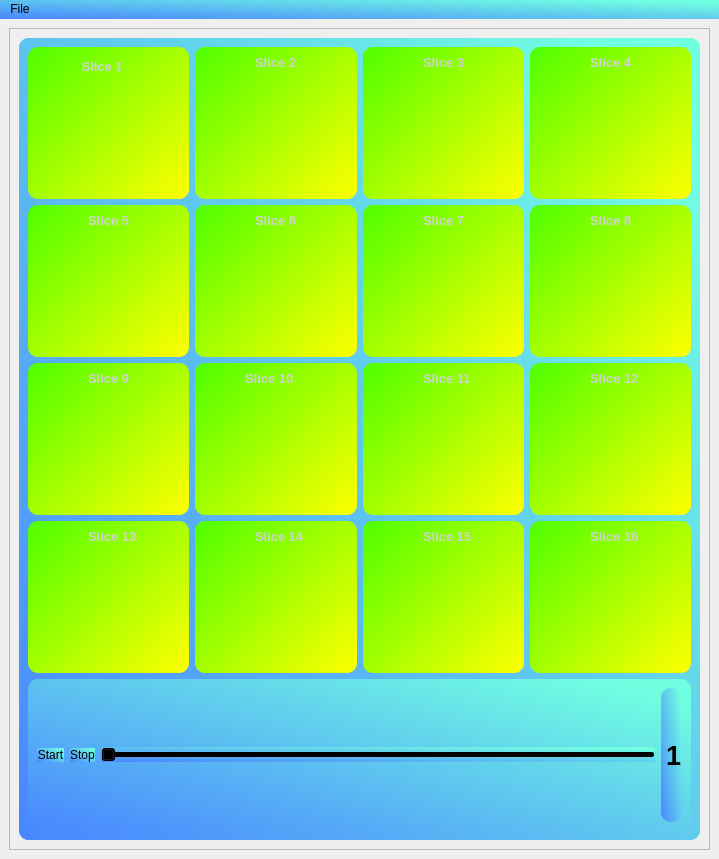
<?xml version="1.0" encoding="UTF-8"?>
<ui version="4.0">
 <class>MainWindow</class>
 <widget class="QMainWindow" name="MainWindow">
  <property name="geometry">
   <rect>
    <x>0</x>
    <y>0</y>
    <width>719</width>
    <height>859</height>
   </rect>
  </property>
  <property name="minimumSize">
   <size>
    <width>600</width>
    <height>0</height>
   </size>
  </property>
  <property name="windowTitle">
   <string>MainWindow</string>
  </property>
  <widget class="QWidget" name="centralwidget">
   <layout class="QHBoxLayout" name="horizontalLayout">
    <item>
     <widget class="QFrame" name="frame_3">
      <property name="minimumSize">
       <size>
        <width>0</width>
        <height>0</height>
       </size>
      </property>
      <property name="maximumSize">
       <size>
        <width>1024</width>
        <height>1024</height>
       </size>
      </property>
      <property name="frameShape">
       <enum>QFrame::StyledPanel</enum>
      </property>
      <property name="frameShadow">
       <enum>QFrame::Raised</enum>
      </property>
      <layout class="QVBoxLayout" name="verticalLayout">
       <item>
        <widget class="QScrollArea" name="scrollArea">
         <property name="sizePolicy">
          <sizepolicy hsizetype="Preferred" vsizetype="Preferred">
           <horstretch>10</horstretch>
           <verstretch>10</verstretch>
          </sizepolicy>
         </property>
         <property name="minimumSize">
          <size>
           <width>0</width>
           <height>0</height>
          </size>
         </property>
         <property name="maximumSize">
          <size>
           <width>1024</width>
           <height>1024</height>
          </size>
         </property>
         <property name="styleSheet">
          <string notr="true">border-radius:10px;
background-color: qlineargradient(spread:pad, x1:0, y1:1, x2:0.994318, y2:0.148, stop:0 rgba(73, 134, 255, 255), stop:1 rgba(113, 255, 225, 255));</string>
         </property>
         <property name="widgetResizable">
          <bool>true</bool>
         </property>
         <widget class="QWidget" name="scrollAreaWidgetContents_4">
          <property name="geometry">
           <rect>
            <x>0</x>
            <y>0</y>
            <width>681</width>
            <height>799</height>
           </rect>
          </property>
          <layout class="QGridLayout" name="gridLayout">
           <item row="2" column="2">
            <widget class="PlotWidget" name="widget_11" native="true">
             <property name="styleSheet">
              <string notr="true">background-color: qlineargradient(spread:pad, x1:0, y1:0.086, x2:1, y2:1, stop:0 rgba(85, 255, 0, 255), stop:1 rgba(255, 255, 0, 255));</string>
             </property>
             <widget class="QLabel" name="label_11">
              <property name="geometry">
               <rect>
                <x>60</x>
                <y>0</y>
                <width>51</width>
                <height>31</height>
               </rect>
              </property>
              <property name="font">
               <font>
                <pointsize>10</pointsize>
                <italic>false</italic>
                <bold>true</bold>
               </font>
              </property>
              <property name="styleSheet">
               <string notr="true">background-color: qlineargradient(spread:pad, x1:0, y1:0, x2:1, y2:0, stop:0 rgba(0, 0, 0, 0), stop:1 rgba(255, 255, 255, 0));
color: rgb(209, 209, 209);</string>
              </property>
              <property name="text">
               <string>Slice 11</string>
              </property>
             </widget>
            </widget>
           </item>
           <item row="3" column="0">
            <widget class="PlotWidget" name="widget_13" native="true">
             <property name="styleSheet">
              <string notr="true">background-color: qlineargradient(spread:pad, x1:0, y1:0.086, x2:1, y2:1, stop:0 rgba(85, 255, 0, 255), stop:1 rgba(255, 255, 0, 255));</string>
             </property>
             <widget class="QLabel" name="label_14">
              <property name="geometry">
               <rect>
                <x>60</x>
                <y>0</y>
                <width>51</width>
                <height>31</height>
               </rect>
              </property>
              <property name="font">
               <font>
                <pointsize>10</pointsize>
                <italic>false</italic>
                <bold>true</bold>
               </font>
              </property>
              <property name="styleSheet">
               <string notr="true">color: rgb(209, 209, 209);background-color: qlineargradient(spread:pad, x1:0, y1:0, x2:1, y2:0, stop:0 rgba(0, 0, 0, 0), stop:1 rgba(255, 255, 255, 0));</string>
              </property>
              <property name="text">
               <string>Slice 13</string>
              </property>
             </widget>
            </widget>
           </item>
           <item row="2" column="3">
            <widget class="PlotWidget" name="widget_12" native="true">
             <property name="styleSheet">
              <string notr="true">background-color: qlineargradient(spread:pad, x1:0, y1:0.086, x2:1, y2:1, stop:0 rgba(85, 255, 0, 255), stop:1 rgba(255, 255, 0, 255));</string>
             </property>
             <widget class="QLabel" name="label_12">
              <property name="geometry">
               <rect>
                <x>60</x>
                <y>0</y>
                <width>51</width>
                <height>31</height>
               </rect>
              </property>
              <property name="font">
               <font>
                <pointsize>10</pointsize>
                <italic>false</italic>
                <bold>true</bold>
               </font>
              </property>
              <property name="styleSheet">
               <string notr="true">background-color: qlineargradient(spread:pad, x1:0, y1:0, x2:1, y2:0, stop:0 rgba(0, 0, 0, 0), stop:1 rgba(255, 255, 255, 0));
color: rgb(209, 209, 209);</string>
              </property>
              <property name="text">
               <string>Slice 12</string>
              </property>
             </widget>
            </widget>
           </item>
           <item row="1" column="0">
            <widget class="PlotWidget" name="widget_5" native="true">
             <property name="styleSheet">
              <string notr="true">background-color: qlineargradient(spread:pad, x1:0, y1:0.086, x2:1, y2:1, stop:0 rgba(85, 255, 0, 255), stop:1 rgba(255, 255, 0, 255));</string>
             </property>
             <widget class="QLabel" name="label_8">
              <property name="geometry">
               <rect>
                <x>60</x>
                <y>0</y>
                <width>41</width>
                <height>31</height>
               </rect>
              </property>
              <property name="font">
               <font>
                <pointsize>10</pointsize>
                <italic>false</italic>
                <bold>true</bold>
               </font>
              </property>
              <property name="styleSheet">
               <string notr="true">color: rgb(209, 209, 209);background-color: qlineargradient(spread:pad, x1:0, y1:0, x2:1, y2:0, stop:0 rgba(0, 0, 0, 0), stop:1 rgba(255, 255, 255, 0));</string>
              </property>
              <property name="text">
               <string>Slice 5</string>
              </property>
             </widget>
            </widget>
           </item>
           <item row="0" column="3">
            <widget class="PlotWidget" name="widget_4" native="true">
             <property name="styleSheet">
              <string notr="true">background-color: qlineargradient(spread:pad, x1:0, y1:0.086, x2:1, y2:1, stop:0 rgba(85, 255, 0, 255), stop:1 rgba(255, 255, 0, 255));</string>
             </property>
             <widget class="QLabel" name="label_5">
              <property name="geometry">
               <rect>
                <x>60</x>
                <y>0</y>
                <width>41</width>
                <height>31</height>
               </rect>
              </property>
              <property name="font">
               <font>
                <pointsize>10</pointsize>
                <italic>false</italic>
                <bold>true</bold>
               </font>
              </property>
              <property name="styleSheet">
               <string notr="true">color: rgb(209, 209, 209);background-color: qlineargradient(spread:pad, x1:0, y1:0, x2:1, y2:0, stop:0 rgba(0, 0, 0, 0), stop:1 rgba(255, 255, 255, 0));</string>
              </property>
              <property name="text">
               <string>Slice 4</string>
              </property>
             </widget>
            </widget>
           </item>
           <item row="1" column="3">
            <widget class="PlotWidget" name="widget_8" native="true">
             <property name="styleSheet">
              <string notr="true">background-color: qlineargradient(spread:pad, x1:0, y1:0.086, x2:1, y2:1, stop:0 rgba(85, 255, 0, 255), stop:1 rgba(255, 255, 0, 255));</string>
             </property>
             <widget class="QLabel" name="label_13">
              <property name="geometry">
               <rect>
                <x>60</x>
                <y>0</y>
                <width>41</width>
                <height>31</height>
               </rect>
              </property>
              <property name="font">
               <font>
                <pointsize>10</pointsize>
                <italic>false</italic>
                <bold>true</bold>
               </font>
              </property>
              <property name="styleSheet">
               <string notr="true">color: rgb(209, 209, 209);background-color: qlineargradient(spread:pad, x1:0, y1:0, x2:1, y2:0, stop:0 rgba(0, 0, 0, 0), stop:1 rgba(255, 255, 255, 0));</string>
              </property>
              <property name="text">
               <string>Slice 8</string>
              </property>
             </widget>
            </widget>
           </item>
           <item row="3" column="1">
            <widget class="PlotWidget" name="widget_14" native="true">
             <property name="styleSheet">
              <string notr="true">background-color: qlineargradient(spread:pad, x1:0, y1:0.086, x2:1, y2:1, stop:0 rgba(85, 255, 0, 255), stop:1 rgba(255, 255, 0, 255));</string>
             </property>
             <widget class="QLabel" name="label_15">
              <property name="geometry">
               <rect>
                <x>60</x>
                <y>0</y>
                <width>51</width>
                <height>31</height>
               </rect>
              </property>
              <property name="font">
               <font>
                <pointsize>10</pointsize>
                <italic>false</italic>
                <bold>true</bold>
               </font>
              </property>
              <property name="styleSheet">
               <string notr="true">color: rgb(209, 209, 209);background-color: qlineargradient(spread:pad, x1:0, y1:0, x2:1, y2:0, stop:0 rgba(0, 0, 0, 0), stop:1 rgba(255, 255, 255, 0));</string>
              </property>
              <property name="text">
               <string>Slice 14</string>
              </property>
             </widget>
            </widget>
           </item>
           <item row="0" column="0">
            <widget class="PlotWidget" name="widget_1" native="true">
             <property name="styleSheet">
              <string notr="true">background-color: qlineargradient(spread:pad, x1:0, y1:0.086, x2:1, y2:1, stop:0 rgba(85, 255, 0, 255), stop:1 rgba(255, 255, 0, 255));</string>
             </property>
             <widget class="QLabel" name="label_2">
              <property name="geometry">
               <rect>
                <x>50</x>
                <y>10</y>
                <width>43</width>
                <height>18</height>
               </rect>
              </property>
              <property name="font">
               <font>
                <pointsize>10</pointsize>
                <italic>false</italic>
                <bold>true</bold>
               </font>
              </property>
              <property name="styleSheet">
               <string notr="true">color: rgb(209, 209, 209);background-color: qlineargradient(spread:pad, x1:0, y1:0, x2:1, y2:0, stop:0 rgba(0, 0, 0, 0), stop:1 rgba(255, 255, 255, 0));</string>
              </property>
              <property name="text">
               <string> Slice 1</string>
              </property>
             </widget>
            </widget>
           </item>
           <item row="0" column="2">
            <widget class="PlotWidget" name="widget_3" native="true">
             <property name="styleSheet">
              <string notr="true">background-color: qlineargradient(spread:pad, x1:0, y1:0.086, x2:1, y2:1, stop:0 rgba(85, 255, 0, 255), stop:1 rgba(255, 255, 0, 255));</string>
             </property>
             <widget class="QLabel" name="label_4">
              <property name="geometry">
               <rect>
                <x>60</x>
                <y>0</y>
                <width>41</width>
                <height>31</height>
               </rect>
              </property>
              <property name="font">
               <font>
                <pointsize>10</pointsize>
                <italic>false</italic>
                <bold>true</bold>
               </font>
              </property>
              <property name="styleSheet">
               <string notr="true">color: rgb(209, 209, 209);background-color: qlineargradient(spread:pad, x1:0, y1:0, x2:1, y2:0, stop:0 rgba(0, 0, 0, 0), stop:1 rgba(255, 255, 255, 0));</string>
              </property>
              <property name="text">
               <string>Slice 3</string>
              </property>
             </widget>
            </widget>
           </item>
           <item row="1" column="2">
            <widget class="PlotWidget" name="widget_7" native="true">
             <property name="styleSheet">
              <string notr="true">background-color: qlineargradient(spread:pad, x1:0, y1:0.086, x2:1, y2:1, stop:0 rgba(85, 255, 0, 255), stop:1 rgba(255, 255, 0, 255));</string>
             </property>
             <widget class="QLabel" name="label_6">
              <property name="geometry">
               <rect>
                <x>60</x>
                <y>0</y>
                <width>41</width>
                <height>31</height>
               </rect>
              </property>
              <property name="font">
               <font>
                <pointsize>10</pointsize>
                <italic>false</italic>
                <bold>true</bold>
               </font>
              </property>
              <property name="styleSheet">
               <string notr="true">color: rgb(209, 209, 209);background-color: qlineargradient(spread:pad, x1:0, y1:0, x2:1, y2:0, stop:0 rgba(0, 0, 0, 0), stop:1 rgba(255, 255, 255, 0));</string>
              </property>
              <property name="text">
               <string>Slice 7</string>
              </property>
             </widget>
            </widget>
           </item>
           <item row="4" column="0" colspan="4">
            <widget class="QFrame" name="frame">
             <property name="frameShape">
              <enum>QFrame::StyledPanel</enum>
             </property>
             <property name="frameShadow">
              <enum>QFrame::Raised</enum>
             </property>
             <layout class="QHBoxLayout" name="horizontalLayout_2">
              <item>
               <widget class="QPushButton" name="pushButton">
                <property name="text">
                 <string>Start</string>
                </property>
               </widget>
              </item>
              <item>
               <widget class="QPushButton" name="pushButton_2">
                <property name="text">
                 <string>Stop</string>
                </property>
               </widget>
              </item>
              <item>
               <widget class="QSlider" name="horizontalSlider">
                <property name="minimum">
                 <number>1</number>
                </property>
                <property name="pageStep">
                 <number>1</number>
                </property>
                <property name="orientation">
                 <enum>Qt::Horizontal</enum>
                </property>
               </widget>
              </item>
              <item>
               <widget class="QLabel" name="label">
                <property name="font">
                 <font>
                  <pointsize>20</pointsize>
                  <bold>true</bold>
                 </font>
                </property>
                <property name="styleSheet">
                 <string notr="true">border-radius:10px;</string>
                </property>
                <property name="text">
                 <string>1</string>
                </property>
                <property name="scaledContents">
                 <bool>false</bool>
                </property>
                <property name="wordWrap">
                 <bool>false</bool>
                </property>
                <property name="indent">
                 <number>5</number>
                </property>
               </widget>
              </item>
             </layout>
            </widget>
           </item>
           <item row="0" column="1">
            <widget class="PlotWidget" name="widget_2" native="true">
             <property name="styleSheet">
              <string notr="true">background-color: qlineargradient(spread:pad, x1:0, y1:0.086, x2:1, y2:1, stop:0 rgba(85, 255, 0, 255), stop:1 rgba(255, 255, 0, 255));</string>
             </property>
             <widget class="QLabel" name="label_3">
              <property name="geometry">
               <rect>
                <x>60</x>
                <y>0</y>
                <width>41</width>
                <height>31</height>
               </rect>
              </property>
              <property name="font">
               <font>
                <pointsize>10</pointsize>
                <italic>false</italic>
                <bold>true</bold>
               </font>
              </property>
              <property name="styleSheet">
               <string notr="true">color: rgb(209, 209, 209);background-color: qlineargradient(spread:pad, x1:0, y1:0, x2:1, y2:0, stop:0 rgba(0, 0, 0, 0), stop:1 rgba(255, 255, 255, 0));</string>
              </property>
              <property name="text">
               <string>Slice 2</string>
              </property>
             </widget>
            </widget>
           </item>
           <item row="2" column="0">
            <widget class="PlotWidget" name="widget_9" native="true">
             <property name="styleSheet">
              <string notr="true">background-color: qlineargradient(spread:pad, x1:0, y1:0.086, x2:1, y2:1, stop:0 rgba(85, 255, 0, 255), stop:1 rgba(255, 255, 0, 255));</string>
             </property>
             <widget class="QLabel" name="label_9">
              <property name="geometry">
               <rect>
                <x>60</x>
                <y>0</y>
                <width>41</width>
                <height>31</height>
               </rect>
              </property>
              <property name="font">
               <font>
                <pointsize>10</pointsize>
                <italic>false</italic>
                <bold>true</bold>
               </font>
              </property>
              <property name="styleSheet">
               <string notr="true">color: rgb(209, 209, 209);background-color: qlineargradient(spread:pad, x1:0, y1:0, x2:1, y2:0, stop:0 rgba(0, 0, 0, 0), stop:1 rgba(255, 255, 255, 0));</string>
              </property>
              <property name="text">
               <string>Slice 9</string>
              </property>
             </widget>
            </widget>
           </item>
           <item row="1" column="1">
            <widget class="PlotWidget" name="widget_6" native="true">
             <property name="styleSheet">
              <string notr="true">background-color: qlineargradient(spread:pad, x1:0, y1:0.086, x2:1, y2:1, stop:0 rgba(85, 255, 0, 255), stop:1 rgba(255, 255, 0, 255));</string>
             </property>
             <widget class="QLabel" name="label_7">
              <property name="geometry">
               <rect>
                <x>60</x>
                <y>0</y>
                <width>41</width>
                <height>31</height>
               </rect>
              </property>
              <property name="font">
               <font>
                <pointsize>10</pointsize>
                <italic>false</italic>
                <bold>true</bold>
               </font>
              </property>
              <property name="styleSheet">
               <string notr="true">color: rgb(209, 209, 209);background-color: qlineargradient(spread:pad, x1:0, y1:0, x2:1, y2:0, stop:0 rgba(0, 0, 0, 0), stop:1 rgba(255, 255, 255, 0));</string>
              </property>
              <property name="text">
               <string>Slice 6</string>
              </property>
             </widget>
            </widget>
           </item>
           <item row="2" column="1">
            <widget class="PlotWidget" name="widget_10" native="true">
             <property name="styleSheet">
              <string notr="true">background-color: qlineargradient(spread:pad, x1:0, y1:0.086, x2:1, y2:1, stop:0 rgba(85, 255, 0, 255), stop:1 rgba(255, 255, 0, 255));</string>
             </property>
             <widget class="QLabel" name="label_10">
              <property name="geometry">
               <rect>
                <x>50</x>
                <y>0</y>
                <width>51</width>
                <height>31</height>
               </rect>
              </property>
              <property name="font">
               <font>
                <pointsize>10</pointsize>
                <italic>false</italic>
                <bold>true</bold>
               </font>
              </property>
              <property name="styleSheet">
               <string notr="true">color: rgb(209, 209, 209);background-color: qlineargradient(spread:pad, x1:0, y1:0, x2:1, y2:0, stop:0 rgba(0, 0, 0, 0), stop:1 rgba(255, 255, 255, 0));</string>
              </property>
              <property name="text">
               <string>Slice 10</string>
              </property>
             </widget>
            </widget>
           </item>
           <item row="3" column="2">
            <widget class="PlotWidget" name="widget_15" native="true">
             <property name="styleSheet">
              <string notr="true">background-color: qlineargradient(spread:pad, x1:0, y1:0.086, x2:1, y2:1, stop:0 rgba(85, 255, 0, 255), stop:1 rgba(255, 255, 0, 255));</string>
             </property>
             <widget class="QLabel" name="label_16">
              <property name="geometry">
               <rect>
                <x>60</x>
                <y>0</y>
                <width>51</width>
                <height>31</height>
               </rect>
              </property>
              <property name="font">
               <font>
                <pointsize>10</pointsize>
                <italic>false</italic>
                <bold>true</bold>
               </font>
              </property>
              <property name="styleSheet">
               <string notr="true">color: rgb(209, 209, 209);background-color: qlineargradient(spread:pad, x1:0, y1:0, x2:1, y2:0, stop:0 rgba(0, 0, 0, 0), stop:1 rgba(255, 255, 255, 0));</string>
              </property>
              <property name="text">
               <string>Slice 15</string>
              </property>
             </widget>
            </widget>
           </item>
           <item row="3" column="3">
            <widget class="PlotWidget" name="widget_16" native="true">
             <property name="styleSheet">
              <string notr="true">background-color: qlineargradient(spread:pad, x1:0, y1:0.086, x2:1, y2:1, stop:0 rgba(85, 255, 0, 255), stop:1 rgba(255, 255, 0, 255));</string>
             </property>
             <widget class="QLabel" name="label_17">
              <property name="geometry">
               <rect>
                <x>60</x>
                <y>0</y>
                <width>51</width>
                <height>31</height>
               </rect>
              </property>
              <property name="font">
               <font>
                <pointsize>10</pointsize>
                <italic>false</italic>
                <bold>true</bold>
               </font>
              </property>
              <property name="styleSheet">
               <string notr="true">color: rgb(209, 209, 209);background-color: qlineargradient(spread:pad, x1:0, y1:0, x2:1, y2:0, stop:0 rgba(0, 0, 0, 0), stop:1 rgba(255, 255, 255, 0));</string>
              </property>
              <property name="text">
               <string>Slice 16</string>
              </property>
             </widget>
            </widget>
           </item>
          </layout>
         </widget>
        </widget>
       </item>
      </layout>
     </widget>
    </item>
   </layout>
  </widget>
  <widget class="QMenuBar" name="menuBar">
   <property name="geometry">
    <rect>
     <x>0</x>
     <y>0</y>
     <width>719</width>
     <height>22</height>
    </rect>
   </property>
   <property name="styleSheet">
    <string notr="true">border-radius:10px;
background-color: qlineargradient(spread:pad, x1:0, y1:1, x2:0.994318, y2:0.148, stop:0 rgba(73, 134, 255, 255), stop:1 rgba(113, 255, 225, 255));</string>
   </property>
   <widget class="QMenu" name="menuFile">
    <property name="title">
     <string>File</string>
    </property>
    <addaction name="separator"/>
    <addaction name="actionLoad_Data"/>
    <addaction name="separator"/>
    <addaction name="actionExit"/>
    <addaction name="separator"/>
   </widget>
   <addaction name="menuFile"/>
  </widget>
  <action name="actionLoad_Data">
   <property name="text">
    <string>Load Data </string>
   </property>
  </action>
  <action name="actionLoad_model">
   <property name="text">
    <string>Load model</string>
   </property>
  </action>
  <action name="actionExit">
   <property name="text">
    <string>Exit</string>
   </property>
  </action>
 </widget>
 <customwidgets>
  <customwidget>
   <class>PlotWidget</class>
   <extends>QWidget</extends>
   <header location="global">pyqtgraph</header>
   <container>1</container>
  </customwidget>
 </customwidgets>
 <resources/>
 <connections/>
</ui>
